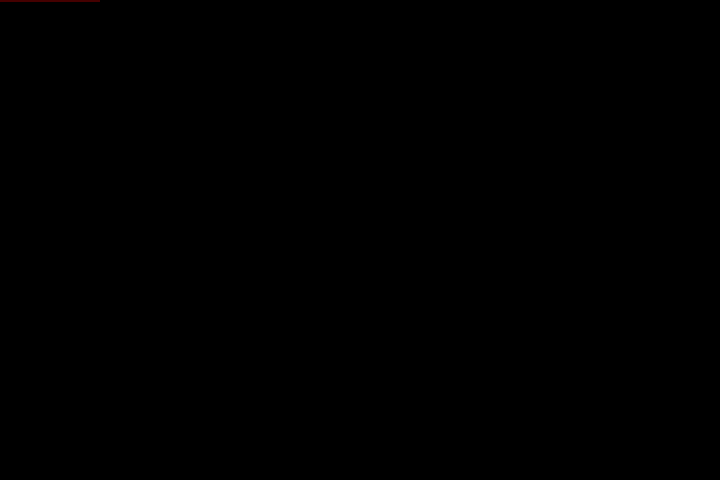
Frame 1 (no input)
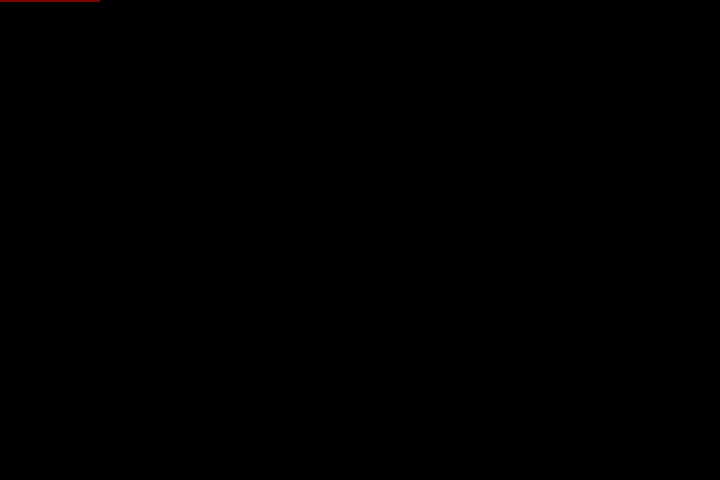
Frame 60 (the mouse pressed at the canvas centre just before this capture)
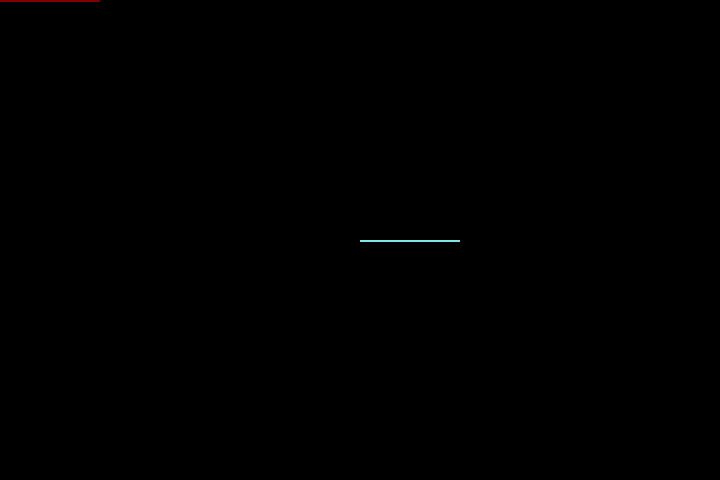
Frame 120 (the mouse held since frame 60 and released just before this capture)

The Processing sketch that drew these frames (run headless with seeded random() and noise(); from frame 60 on, the mouse is pressed at the canvas centre):

// Processing sketch: processing_11338
// ── processing_11338.pde

void setup()
{
  size(720,480);
  background(0,0,0);
  println("begin");
}
void draw()
{
  for(int i=0; i<10; i++)
  {
    for(int j =i++; j <10; j++)
    {
      fill(155, mouseX, mouseY,5);
      noStroke();
      rect(mouseX,mouseY,100,2);
    }
  }
}
